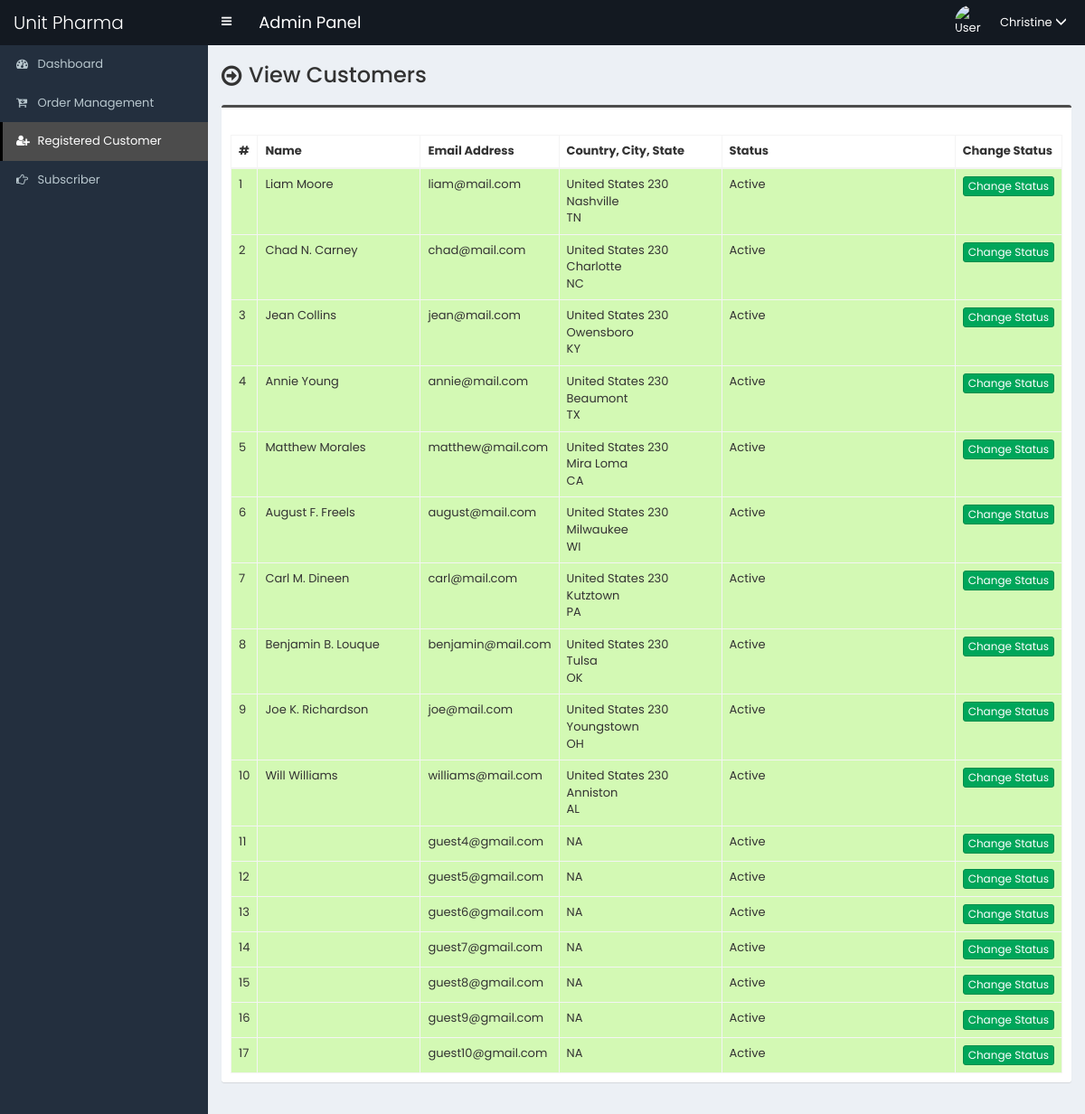
Page /admin/customer.php (signed in) on the earlier database version.
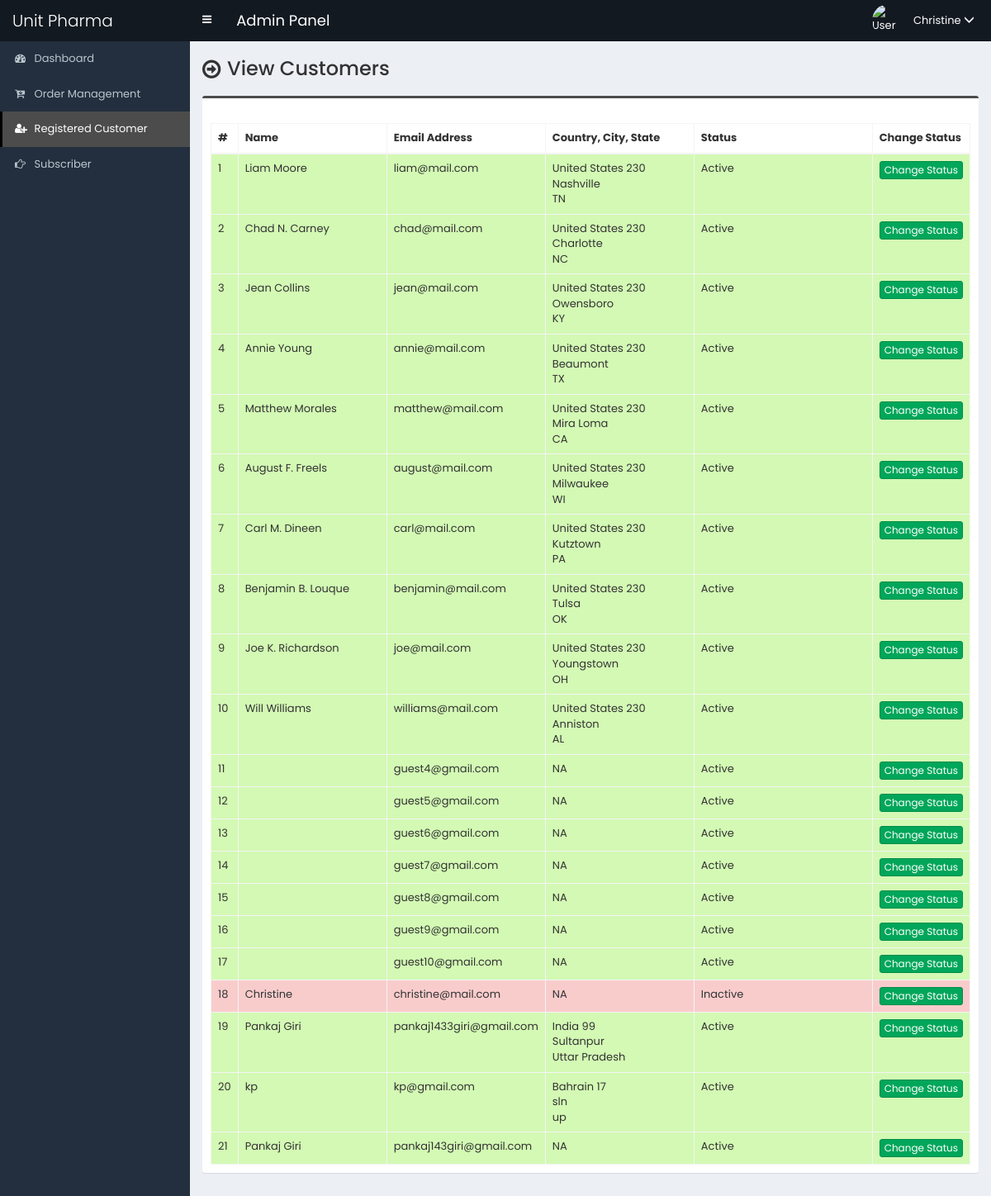
Same page on the later database version.
### tables this page shows
CREATE TABLE `tbl_customer` (
  `cust_id` int(11) NOT NULL,
  `cust_name` varchar(100) NOT NULL,
  `cust_gender` varchar(50) NOT NULL,
  `cust_cname` varchar(100) NOT NULL,
  `cust_email` varchar(100) NOT NULL,
  `cust_phone` varchar(50) NOT NULL,
  `cust_country` int(11) NOT NULL,
  `cust_address` text NOT NULL,
  `cust_city` varchar(100) NOT NULL,
  `cust_state` varchar(100) NOT NULL,
  `cust_zip` varchar(30) NOT NULL,
  `cust_b_name` varchar(100) NOT NULL,
  `cust_b_cname` varchar(100) NOT NULL,
  `cust_b_phone` varchar(50) NOT NULL,
  `cust_b_country` int(11) NOT NULL,
  `cust_b_address` text NOT NULL,
  `cust_b_city` varchar(100) NOT NULL,
  `cust_b_state` varchar(100) NOT NULL,
  `cust_b_zip` varchar(30) NOT NULL,
  `cust_s_name` varchar(100) NOT NULL,
  `cust_s_gender` varchar(50) NOT NULL,
  `cust_s_cname` varchar(100) NOT NULL,
  `cust_s_phone` varchar(50) NOT NULL,
  `cust_s_email` varchar(250) NOT NULL,
  `cust_s_country` int(11) NOT NULL,
  `cust_s_address` text NOT NULL,
  `cust_s_city` varchar(100) NOT NULL,
  `cust_s_state` varchar(100) NOT NULL,
  `cust_s_zip` varchar(30) NOT NULL,
  `cust_password` varchar(100) NOT NULL,
  `cust_token` varchar(255) NOT NULL,
  `cust_datetime` varchar(100) NOT NULL,
  `cust_timestamp` varchar(100) NOT NULL,
  `cust_status` int(1) NOT NULL,
  `cust_guest` int(1) DEFAULT '0'
);

CREATE TABLE `tbl_country` (
  `country_id` int(11) NOT NULL,
  `country_name` varchar(100) NOT NULL DEFAULT ''
);

### admin/customer.php (the view, shortened to what this page needs)
<?php require_once('header.php'); ?>
<section class="content-header">
    <div class="content-header-left">
        <h1>View Customers</h1>
    </div>
</section>
<section class="content">
    <div class="row">
        <div class="col-md-12">
            <div class="box box-info">
                <div class="box-body table-responsive">
                    <table id="example1" class="table table-bordered table-hover table-striped">
                        <thead>
                            <tr>
                                <th width="10">#</th>
                                <th width="180">Name</th>
                                <th width="150">Email Address</th>
                                <th width="180">Country, City, State</th>
                                <th>Status</th>
                                <th width="100">Change Status</th>
                            </tr>
                        </thead>
                        <tbody>
                            <?php
							$i=0;
							$statement = $pdo->prepare("SELECT *
														FROM tbl_customer
													");
							$statement->execute();
							$result = $statement->fetchAll(PDO::FETCH_ASSOC);
							foreach ($result as $row) {
								$i++;
								?>
                            <tr class="<?php if($row['cust_status']==1) {echo 'bg-g';}else {echo 'bg-r';} ?>">
                                <td><?php echo $i; ?></td>
                                <td><?php echo $row['cust_name']; ?></td>
                                <td><?php echo $row['cust_email']; ?></td>
                                <td>
                                    <?php if($row['cust_country']){ ?>
                                    <?php
										$statement9 = $pdo->prepare("SELECT * FROM tbl_country WHERE country_id=?");
										$statement9->execute(array($row['cust_country']));
										$result9 = $statement9->fetchAll(PDO::FETCH_ASSOC);
										foreach ($result9 as $cn) {
										echo $cn['country_name']; }?>
                                    <?php echo $row['cust_country']; ?><br>
                                    <?php echo $row['cust_city']; ?><br>
                                    <?php echo $row['cust_state']; ?>
                                    <?php }else{
                                    echo "NA";
                                    }
									?>
                                </td>
                                <td><?php if($row['cust_status']==1) {echo 'Active';} else {echo 'Inactive';} ?></td>
                                <td>
                                    <a href="customer-change-status.php?id=<?php echo $row['cust_id']; ?>"
                                        class="btn btn-success btn-xs">Change Status</a>
                                </td>
                            </tr>
                            <?php
							}
							?>
                        </tbody>
                    </table>
                </div>
            </div>
        </div>
    </div>
</section>
<?php require_once('footer.php'); ?>

Differences in the rows shown:
added tbl_customer: cust_name "Christine", cust_email "christine@mail.com", cust_country "NA", cust_status "Inactive"
added tbl_customer: cust_name "Pankaj Giri", cust_email "pankaj1433giri@gmail.com", cust_country "99", cust_city "Sultanpur", cust_state "Uttar Pradesh", cust_status "Active"
now on this page (row unchanged): tbl_country: country_name "India", shown under "Pankaj Giri"
added tbl_customer: cust_name "kp", cust_email "kp@gmail.com", cust_country "17", cust_city "sln", cust_state "up", cust_status "Active"
now on this page (row unchanged): tbl_country: country_name "Bahrain", shown under "kp"
added tbl_customer: cust_name "Pankaj Giri", cust_email "pankaj143giri@gmail.com", cust_country "NA", cust_status "Active"
